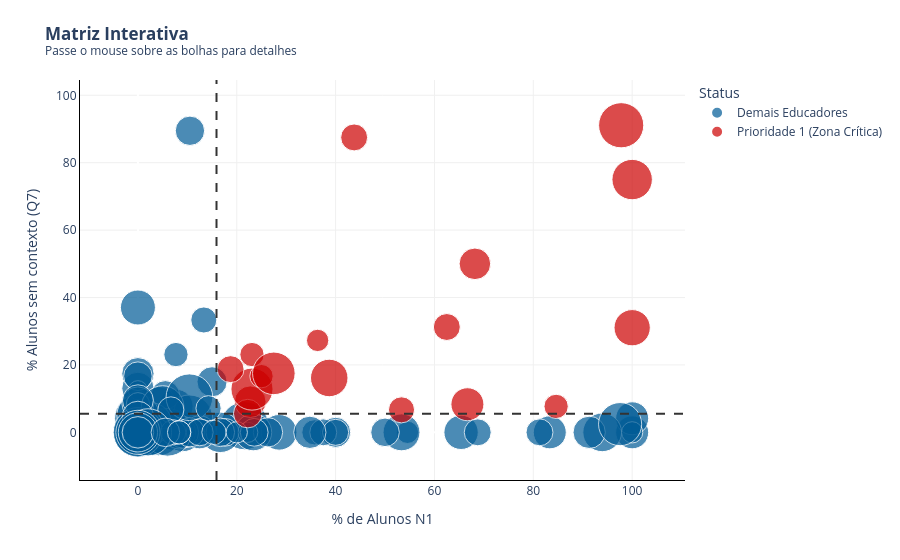

Notebook cell for this chart:
### Markdown cell above
### A Anatomia do Risco: O que o Algoritmo Aprendeu?

A implementação do modelo *Random Forest* permitiu-nos passar de uma análise descritiva para uma visão preditiva. Os resultados gerados pelo modelo trazem conclusões críticas sobre os fatores que ditam o fracasso no programa e sobre a própria estrutura dos dados.

**1. O Desafio do Desbalanceamento (As Métricas do Modelo)**
As métricas do modelo revelam um fenómeno estatístico conhecido como "Desbalanceamento de Classes". 
* O modelo apresenta uma precisão global (`accuracy`) de 99%. Contudo, ao observar o relatório de classificação, notamos que a base de teste possuía 726 casos de "Sucesso" contra apenas 6 casos de "Risco" na Avaliação de Saída.
* Devido a esta assimetria massiva, o modelo tornou-se excecional a prever quem vai ter sucesso (Recall de 100%), mas teve grande dificuldade em identificar os raros casos de fracasso extremo na saída (Recall de 17%). Isto indica que, nas turmas que já concluíram o programa, a quase totalidade dos alunos atingiu a alfabetização mínima no final, tornando o "fracasso absoluto" um evento estatisticamente raro.

**2. Os Maiores Gatilhos de Risco (Feature Importance)**
Apesar do desbalanceamento, a árvore de decisão conseguiu isolar matematicamente as características que mais pesam na probabilidade de um aluno não se alfabetizar. O gráfico revela que:
* **Frequência (O Fator Crítico):** A `taxa_frequencia_unidade_1` é, isoladamente, a variável mais determinante. A ausência nas aulas da primeira unidade compromete de forma quase irrecuperável o percurso do aluno.
* **Comportamento e Dependência:** O algoritmo confirmou as nossas suspeitas da Etapa 3. Comportamentos como "Participa e coopera" (fator protetor), "Depende de ajuda" (fator de risco) e "Reconhece algumas vezes" a utilidade da leitura são os três fatores socioemocionais com maior peso na previsão do fracasso.
* **O Teto Metodológico:** Curiosamente, o nível N2 de entrada aparece com grande relevância, reforçando a dificuldade do programa em nivelar alunos com maiores deficiências iniciais.

**3. O Radar de Intervenção**
Ao aplicar este "cérebro" treinado às 3625 observações das turmas ativas, o algoritmo classificou 3602 alunos como "Seguros" e identificou **23 alunos em "Risco Médio"**. 
Estes 23 alunos (liderados por perfis com cerca de 58% de probabilidade matemática de reprovação) representam os alvos imediatos para a atuação da coordenação. É com estes alunos que a equipa de tutores deve intervir amanhã, aplicando estratégias de retenção, reforço escolar e contextualização da utilidade da leitura.

## 6B. Matriz de Capacitação: Priorização Estratégica de Educadores

Enquanto o sistema de alerta atua no resgate imediato do aluno, o sucesso a longo prazo do programa exige a requalificação contínua dos educadores. 

Cruzamos os dois maiores ofensores identificados na nossa análise para criar uma **Matriz de Priorização**:
* **Desafio Pedagógico (Eixo X):** O percentual de alunos na turma com defasagem severa de entrada (Nível 1).
* **Desafio de Contextualização (Eixo Y):** O percentual de alunos na turma que não reconhecem a utilidade prática da leitura.

As linhas pontilhadas representam a média estadual. O nosso foco absoluto é o **Quadrante Superior Direito (Zona Crítica)**. Para garantir a usabilidade deste relatório, geramos abaixo duas visões: uma interativa para exploração em tela e uma visão estática otimizada para exportação em apresentações executivas, com o destaque nominal das 5 prioridades urgentes.

### Code cell
# 1. Preparação dos Dados
df_ativo_matriz = df_limpo[df_limpo['dt_inicio'] != '2026-04-27'].copy()
df_ativo_matriz['is_n1'] = (df_ativo_matriz['diag_entr_result_resum'] == 'N1').astype(int)
df_ativo_matriz['is_sem_contexto'] = (df_ativo_matriz['socio_entr_q7_resum'] == 'Não reconhece').astype(int)

matriz_capacitacao = df_ativo_matriz.groupby('alfabetizador_x').agg(
    total_alunos=('cpf', 'count'),
    pct_n1=('is_n1', lambda x: x.mean() * 100),
    pct_sem_contexto=('is_sem_contexto', lambda x: x.mean() * 100)
).reset_index()

# Filtrando turmas pequenas (mínimo 5 alunos)
matriz_capacitacao = matriz_capacitacao[matriz_capacitacao['total_alunos'] >= 5]
corte_x = matriz_capacitacao['pct_n1'].mean()
corte_y = matriz_capacitacao['pct_sem_contexto'].mean()

# Criando a coluna de Status e isolando o Top 5
matriz_capacitacao['Status'] = np.where(
    (matriz_capacitacao['pct_n1'] > corte_x) & (matriz_capacitacao['pct_sem_contexto'] > corte_y),
    'Prioridade 1 (Zona Crítica)', 'Demais Educadores'
)

zona_critica = matriz_capacitacao[matriz_capacitacao['Status'] == 'Prioridade 1 (Zona Crítica)'].copy()
zona_critica = zona_critica.sort_values(by=['pct_n1', 'pct_sem_contexto'], ascending=False)
top5_educadores = zona_critica.head(5).copy()
top5_educadores['Rank'] = range(1, 6)

# ===================================================================
# GRÁFICO 1: PLOTLY (Interativo para o Jupyter)
# ===================================================================
fig_plotly = px.scatter(
    matriz_capacitacao, x='pct_n1', y='pct_sem_contexto', size='total_alunos',
    color='Status', hover_name='alfabetizador_x',
    hover_data={'Status': False, 'pct_n1': ':.1f', 'pct_sem_contexto': ':.1f', 'total_alunos': True},
    color_discrete_map={'Prioridade 1 (Zona Crítica)': '#cc0000', 'Demais Educadores': '#005b96'},
    size_max=35,
    labels={'pct_n1': '% de Alunos N1', 'pct_sem_contexto': '% Alunos sem contexto (Q7)'},
    title='<b>Matriz Interativa</b><br><sup>Passe o mouse sobre as bolhas para detalhes</sup>'
)
fig_plotly.add_vline(x=corte_x, line_dash="dash", line_color="#333333")
fig_plotly.add_hline(y=corte_y, line_dash="dash", line_color="#333333")
fig_plotly.update_layout(plot_bgcolor='white', margin=dict(t=80))
fig_plotly.update_xaxes(showline=True, linecolor='black', gridcolor='#f0f0f0')
fig_plotly.update_yaxes(showline=True, linecolor='black', gridcolor='#f0f0f0')
fig_plotly.show()

# ===================================================================
# GRÁFICO 2: MATPLOTLIB/SEABORN (Estático otimizado para PPT/PDF)
# ===================================================================
sns.set_theme(style="whitegrid", rc={"grid.color": "#f0f0f0"})
fig, ax = plt.subplots(figsize=(12, 7))

# Fundo avermelhado para a Zona Crítica
ax.axvspan(corte_x, matriz_capacitacao['pct_n1'].max() + 5, 
           ymin=corte_y / (matriz_capacitacao['pct_sem_contexto'].max() + 5), 
           ymax=1, color='#ffe6e6', alpha=0.3, zorder=0)

# Plot da base inteira (em cinza/azul claro para não tirar a atenção)
sns.scatterplot(data=matriz_capacitacao, x='pct_n1', y='pct_sem_contexto', size='total_alunos', 
                sizes=(50, 600), alpha=0.4, color='#8da0cb', edgecolor='white', ax=ax, legend=False, zorder=2)

# Plot específico do Top 5 (Destaque em Vermelho Forte)
sns.scatterplot(data=top5_educadores, x='pct_n1', y='pct_sem_contexto', size='total_alunos', 
                sizes=(100, 600), alpha=0.9, color='#cc0000', edgecolor='black', ax=ax, legend=False, zorder=3)

# Adicionando os números de 1 a 5 no centro das bolhas do Top 5
for _, row in top5_educadores.iterrows():
    ax.annotate(str(int(row['Rank'])), xy=(row['pct_n1'], row['pct_sem_contexto']),
                xytext=(0, -1), textcoords="offset points", ha='center', va='center', 
                color='white', fontweight='bold', fontsize=11, zorder=4)

# Linhas de Corte
ax.axvline(corte_x, color='#333333', linestyle='--', linewidth=1.5, zorder=1)
ax.axhline(corte_y, color='#333333', linestyle='--', linewidth=1.5, zorder=1)

# Estilização do Eixo
sns.despine(left=True, bottom=True)
ax.set_title('Matriz de Capacitação Estratégica (Turmas Ativas)', loc='left', fontsize=16, fontweight='bold', pad=20)
ax.set_xlabel('Desafio Pedagógico: % de Alunos N1 (Diagnóstica)', fontsize=12)
ax.set_ylabel('Desafio de Contexto: % sem visão da utilidade da leitura (Q7)', fontsize=12)

# Construção da Caixa de Legenda Lateral (Caixa de Texto Executiva)
texto_legenda = "🚨 TOP 5 PRIORIDADES\n(Zona Crítica)\n\n"
for _, row in top5_educadores.iterrows():
    # Limita o tamanho do nome do professor para não quebrar a caixa
    nome_prof = str(row['alfabetizador_x'])[:25] + ('...' if len(str(row['alfabetizador_x'])) > 25 else '')
    texto_legenda += f" {int(row['Rank'])}. {nome_prof}\n    ({row['total_alunos']} alunos)\n\n"

# Posiciona o texto fora da área do gráfico (x=1.05)
plt.text(1.05, 0.95, texto_legenda, transform=ax.transAxes, fontsize=11, verticalalignment='top',
         bbox=dict(boxstyle='round,pad=1', facecolor='#ffffff', edgecolor='#cc0000', alpha=0.9))

# Ajuste de margens para a caixa de texto caber na imagem exportada
plt.subplots_adjust(right=0.75)
plt.show()

print("\n🚨 Top 10 Educadores para Ação Imediata da Coordenação Pedagógica:")
display(zona_critica[['alfabetizador_x', 'total_alunos', 'pct_n1', 'pct_sem_contexto']].head(10).style.format({
    'pct_n1': '{:.1f}%', 
    'pct_sem_contexto': '{:.1f}%'
}).background_gradient(cmap='Reds'))

### Figure 1 — Plotly figure (JSON) as saved in the notebook; plotly's stock layout.template omitted (floating-point values rounded to 4 significant figures; data arrays with more than 128 entries replaced by an {"elided": "..."} marker saying what was removed)
{"data": [{"customdata": {"elided": "153x2 mixed values"}, "hovertemplate": "<b>%{hovertext}</b><br><br>% de Alunos N1=%{x:.1f}<br>% Alunos sem contexto (Q7)=%{y:.1f}<br>total_alunos=%{customdata[1]}<extra></extra>", "hovertext": {"elided": "153 str values"}, "legendgroup": "Demais Educadores", "marker": {"color": "#005b96", "size": {"elided": "153 int values"}, "sizemode": "area", "sizeref": 0.04408, "symbol": "circle"}, "mode": "markers", "name": "Demais Educadores", "orientation": "v", "showlegend": true, "type": "scatter", "x": {"elided": "153 float values"}, "xaxis": "x", "y": {"elided": "153 float values"}, "yaxis": "y"}, {"customdata": [["Prioridade 1 (Zona Crítica)", 16], ["Prioridade 1 (Zona Crítica)", 22], ["Prioridade 1 (Zona Crítica)", 13], ["Prioridade 1 (Zona Crítica)", 36], ["Prioridade 1 (Zona Crítica)", 13], ["Prioridade 1 (Zona Crítica)", 22], ["Prioridade 1 (Zona Crítica)", 24], ["Prioridade 1 (Zona Crítica)", 18], ["Prioridade 1 (Zona Crítica)", 29], ["Prioridade 1 (Zona Crítica)", 45], ["Prioridade 1 (Zona Crítica)", 31], ["Prioridade 1 (Zona Crítica)", 39], ["Prioridade 1 (Zona Crítica)", 16], ["Prioridade 1 (Zona Crítica)", 12], ["Prioridade 1 (Zona Crítica)", 15], ["Prioridade 1 (Zona Crítica)", 11], ["Prioridade 1 (Zona Crítica)", 40], ["Prioridade 1 (Zona Crítica)", 16]], "hovertemplate": "<b>%{hovertext}</b><br><br>% de Alunos N1=%{x:.1f}<br>% Alunos sem contexto (Q7)=%{y:.1f}<br>total_alunos=%{customdata[1]}<extra></extra>", "hovertext": ["Asafe Leão", "Bento da Costa", "Carolina Sales", "Dr. Luan Castro", "Emanuella Pimenta", "Emilly Costa", "Fernando Guerra", "Lucas Porto", "Luiz Henrique da Cunha", "Luiz Otávio Vargas", "Luna Aparecida", "Maria Alice Moraes", "Natália Cavalcante", "Natália Sá", "Otávio da Cruz", "Sr. Asafe Melo", "Srta. Letícia Fernandes", "Thomas Cirino"], "legendgroup": "Prioridade 1 (Zona Crítica)", "marker": {"color": "#cc0000", "size": [16, 22, 13, 36, 13, 22, 24, 18, 29, 45, 31, 39, 16, 12, 15, 11, 40, 16], "sizemode": "area", "sizeref": 0.04408, "symbol": "circle"}, "mode": "markers", "name": "Prioridade 1 (Zona Crítica)", "orientation": "v", "showlegend": true, "type": "scatter", "x": [62.5, 68.18, 84.62, 100.0, 23.08, 22.73, 66.67, 22.22, 100.0, 97.78, 38.71, 23.08, 43.75, 25.0, 53.33, 36.36, 27.5, 18.75], "xaxis": "x", "y": [31.25, 50.0, 7.692, 75.0, 23.08, 9.091, 8.333, 5.556, 31.03, 91.11, 16.13, 12.82, 87.5, 16.67, 6.667, 27.27, 17.5, 18.75], "yaxis": "y"}], "layout": {"legend": {"itemsizing": "constant", "title": {"text": "Status"}, "tracegroupgap": 0}, "margin": {"t": 80}, "plot_bgcolor": "white", "shapes": [{"line": {"color": "#333333", "dash": "dash"}, "type": "line", "x0": 15.9, "x1": 15.9, "xref": "x", "y0": 0, "y1": 1, "yref": "y domain"}, {"line": {"color": "#333333", "dash": "dash"}, "type": "line", "x0": 0, "x1": 1, "xref": "x domain", "y0": 5.531, "y1": 5.531, "yref": "y"}], "title": {"text": "<b>Matriz Interativa</b><br><sup>Passe o mouse sobre as bolhas para detalhes</sup>"}, "xaxis": {"anchor": "y", "domain": [0, 1], "gridcolor": "#f0f0f0", "linecolor": "black", "showline": true, "title": {"text": "% de Alunos N1"}}, "yaxis": {"anchor": "x", "domain": [0, 1], "gridcolor": "#f0f0f0", "linecolor": "black", "showline": true, "title": {"text": "% Alunos sem contexto (Q7)"}}}}
